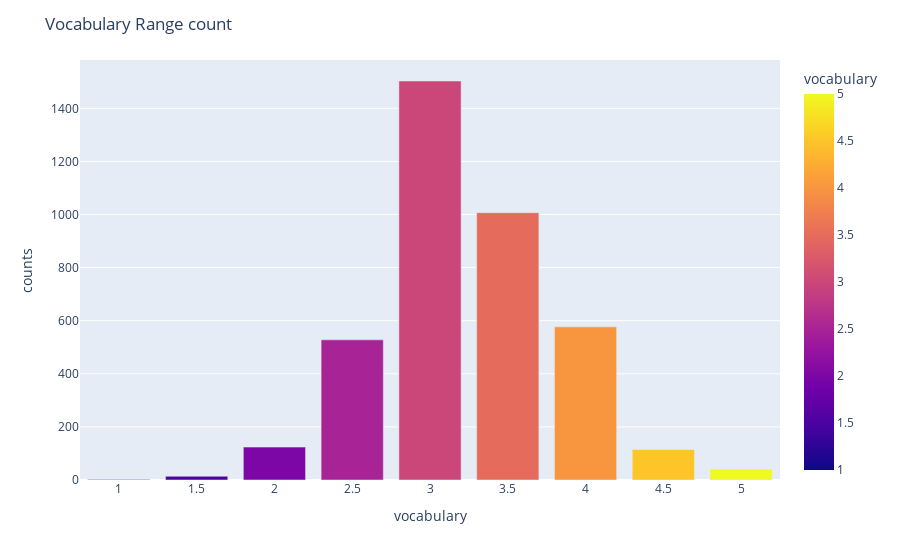

Notebook cell for this chart:
### Code cell
vocabulary_count = train.groupby('vocabulary')['text_id'].count().reset_index(name = 'counts')
vocabulary_count =vocabulary_count.sort_values(by = 'counts', ascending = False)
fig = px.bar(vocabulary_count, x='vocabulary', y='counts', color = 'vocabulary')
fig.update_layout(title_text="Vocabulary Range count")
fig.show()

### Figure 1 — Plotly figure (JSON) as saved in the notebook; plotly's stock layout.template omitted (floating-point values rounded to 4 significant figures)
{"data": [{"alignmentgroup": "True", "hovertemplate": "vocabulary=%{marker.color}<br>counts=%{y}<extra></extra>", "legendgroup": "", "marker": {"color": [3, 3.5, 4, 2.5, 2, 4.5, 5, 1.5, 1], "coloraxis": "coloraxis", "pattern": {"shape": ""}}, "name": "", "offsetgroup": "", "orientation": "v", "showlegend": false, "textposition": "auto", "type": "bar", "x": [3, 3.5, 4, 2.5, 2, 4.5, 5, 1.5, 1], "xaxis": "x", "y": [1503, 1007, 577, 528, 124, 115, 41, 14, 2], "yaxis": "y"}], "layout": {"barmode": "relative", "coloraxis": {"colorbar": {"title": {"text": "vocabulary"}}, "colorscale": [[0, "#0d0887"], [0.1111, "#46039f"], [0.2222, "#7201a8"], [0.3333, "#9c179e"], [0.4444, "#bd3786"], [0.5556, "#d8576b"], [0.6667, "#ed7953"], [0.7778, "#fb9f3a"], [0.8889, "#fdca26"], [1, "#f0f921"]]}, "legend": {"tracegroupgap": 0}, "margin": {"t": 60}, "title": {"text": "Vocabulary Range count"}, "xaxis": {"anchor": "y", "domain": [0, 1], "title": {"text": "vocabulary"}}, "yaxis": {"anchor": "x", "domain": [0, 1], "title": {"text": "counts"}}}}
